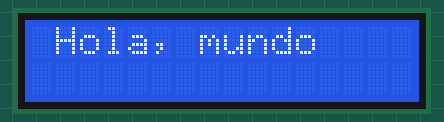
The sketch below on a simulated Arduino Uno, built with avr-gcc and run on an emulated ATmega328P. Parts: 16×2 character LCD.

Above: at 0.1 s.
At 2.6 s:
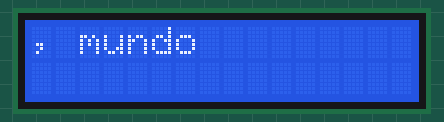
At 5.6 s:
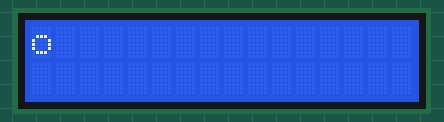
At 12.1 s:
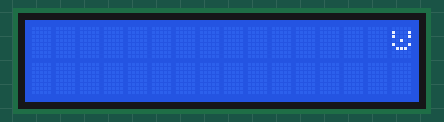
At 19.6 s:
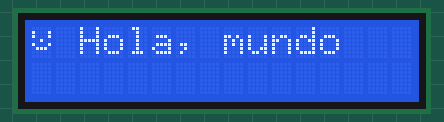
At 39.2 s:
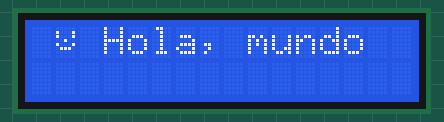

The sketch:

practica1.ino
```cpp
#include <LiquidCrystal.h>

LiquidCrystal lcd(12, 11, 5, 4, 3, 2);

byte specialChar[8] = {
  B00000,
  B10001,
  B10001,
  B00100,
  B10001,
  B01110,
  B00000,
  B00000
};

void setup() {
  lcd.begin(16, 2);
  lcd.createChar(0, specialChar);
  lcd.setCursor(0, 0);
  lcd.write((byte)0);
  lcd.setCursor(2, 0);
  lcd.print("Hola, mundo");
}

void loop() {
  for (int i = 0; i < 18; i++) {
    lcd.scrollDisplayLeft();
    delay(500);
  }
  delay(10);
}
```

Measured:
- what the display in image 1 shows lasts 0.5 s, from 2.6 s to 3.1 s
